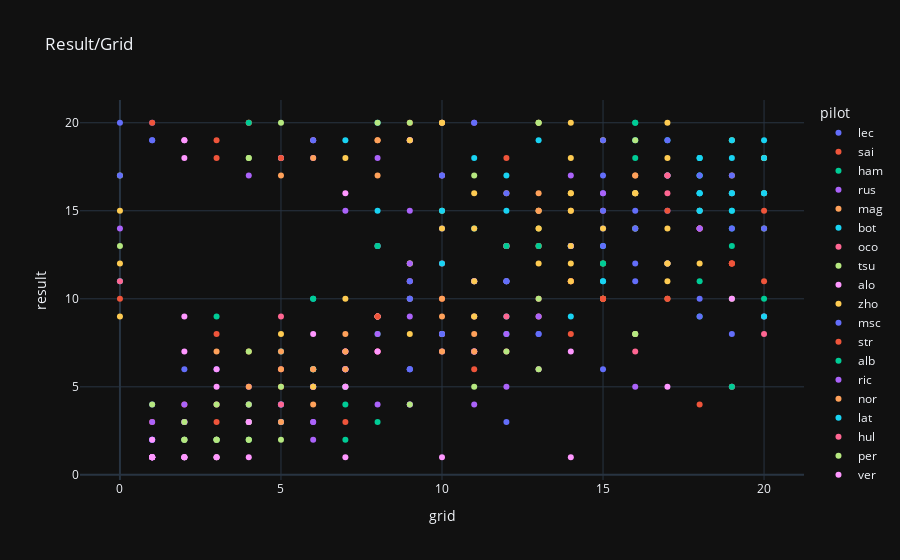

Notebook code for this chart:
### Markdown cell above
### Scattered Points
A graph with grid position on the x axis, and the result in the y axis. It allows me to predict if the order of the grid is kept

### Code cell
px.scatter(data_all, x="grid", y="result", color="pilot", title="Result/Grid", template="plotly_dark")

### Figure 1 — Plotly figure (JSON) as saved in the notebook; plotly's stock layout.template omitted (floating-point values rounded to 4 significant figures)
{"data": [{"hovertemplate": "pilot=lec<br>grid=%{x}<br>result=%{y}<extra></extra>", "legendgroup": "lec", "marker": {"color": "#636efa", "symbol": "circle"}, "mode": "markers", "name": "lec", "orientation": "v", "showlegend": true, "type": "scatter", "x": [1, 1, 2, 1, 2, 1, 1, 1, 1, 19, 3, 2, 1, 3, 15, 2, 1, 1, 2, 12, 7, 5, 3], "xaxis": "x", "y": [1, 1, 2, 1, 6, 2, 20, 4, 19, 5, 4, 1, 19, 6, 6, 3, 2, 2, 3, 3, 6, 4, 2], "yaxis": "y"}, {"hovertemplate": "pilot=sai<br>grid=%{x}<br>result=%{y}<extra></extra>", "legendgroup": "sai", "marker": {"color": "#EF553B", "symbol": "circle"}, "mode": "markers", "name": "sai", "orientation": "v", "showlegend": true, "type": "scatter", "x": [3, 3, 3, 9, 4, 2, 3, 2, 4, 3, 1, 3, 19, 2, 1, 3, 18, 4, 3, 1, 5, 7, 4], "xaxis": "x", "y": [2, 2, 3, 20, 20, 3, 4, 2, 20, 2, 1, 18, 5, 4, 3, 8, 4, 3, 19, 20, 5, 3, 4], "yaxis": "y"}, {"hovertemplate": "pilot=ham<br>grid=%{x}<br>result=%{y}<extra></extra>", "legendgroup": "ham", "marker": {"color": "#00cc96", "symbol": "circle"}, "mode": "markers", "name": "ham", "orientation": "v", "showlegend": true, "type": "scatter", "x": [5, 5, 15, 5, 14, 6, 6, 8, 7, 4, 5, 8, 4, 7, 4, 4, 19, 3, 6, 3, 3, 2, 5], "xaxis": "x", "y": [3, 3, 10, 4, 13, 6, 5, 8, 4, 3, 3, 3, 2, 2, 20, 4, 5, 9, 5, 2, 2, 2, 18], "yaxis": "y"}, {"hovertemplate": "pilot=rus<br>grid=%{x}<br>result=%{y}<extra></extra>", "legendgroup": "rus", "marker": {"color": "#ab63fa", "symbol": "circle"}, "mode": "markers", "name": "rus", "orientation": "v", "showlegend": true, "type": "scatter", "x": [9, 9, 6, 6, 11, 12, 4, 6, 5, 8, 8, 4, 6, 1, 5, 6, 2, 0, 8, 4, 2, 1, 6], "xaxis": "x", "y": [4, 4, 5, 3, 4, 5, 3, 5, 3, 4, 18, 4, 3, 3, 4, 2, 3, 14, 8, 5, 4, 1, 5], "yaxis": "y"}, {"hovertemplate": "pilot=mag<br>grid=%{x}<br>result=%{y}<extra></extra>", "legendgroup": "mag", "marker": {"color": "#FFA15A", "symbol": "circle"}, "mode": "markers", "name": "mag", "orientation": "v", "showlegend": true, "type": "scatter", "x": [7, 7, 10, 16, 8, 16, 8, 13, 16, 5, 17, 7, 20, 13, 12, 18, 16, 9, 18, 13, 19, 8, 16], "xaxis": "x", "y": [5, 5, 9, 14, 9, 16, 17, 20, 17, 17, 10, 8, 18, 16, 16, 15, 16, 12, 14, 9, 17, 19, 17], "yaxis": "y"}, {"hovertemplate": "pilot=bot<br>grid=%{x}<br>result=%{y}<extra></extra>", "legendgroup": "bot", "marker": {"color": "#19d3f3", "symbol": "circle"}, "mode": "markers", "name": "bot", "orientation": "v", "showlegend": true, "type": "scatter", "x": [6, 6, 8, 12, 7, 5, 7, 12, 15, 11, 12, 0, 11, 8, 13, 16, 15, 15, 12, 7, 6, 14, 18], "xaxis": "x", "y": [6, 6, 15, 8, 5, 7, 6, 9, 11, 7, 17, 11, 14, 20, 19, 19, 13, 11, 15, 19, 10, 9, 15], "yaxis": "y"}, {"hovertemplate": "pilot=oco<br>grid=%{x}<br>result=%{y}<extra></extra>", "legendgroup": "oco", "marker": {"color": "#FF6692", "symbol": "circle"}, "mode": "markers", "name": "oco", "orientation": "v", "showlegend": true, "type": "scatter", "x": [11, 11, 5, 8, 16, 20, 12, 10, 13, 7, 15, 6, 10, 5, 16, 12, 14, 17, 5, 0, 10, 16, 8], "xaxis": "x", "y": [7, 7, 6, 7, 14, 8, 7, 12, 10, 6, 15, 5, 8, 9, 7, 9, 11, 16, 4, 11, 8, 8, 7], "yaxis": "y"}, {"hovertemplate": "pilot=tsu<br>grid=%{x}<br>result=%{y}<extra></extra>", "legendgroup": "tsu", "marker": {"color": "#B6E880", "symbol": "circle"}, "mode": "markers", "name": "tsu", "orientation": "v", "showlegend": true, "type": "scatter", "x": [16, 16, 19, 13, 12, 9, 13, 11, 8, 20, 13, 16, 8, 16, 0, 9, 20, 10, 13, 19, 13, 0, 11], "xaxis": "x", "y": [8, 8, 19, 15, 7, 12, 10, 17, 13, 18, 14, 16, 20, 19, 13, 20, 14, 15, 13, 10, 20, 17, 11], "yaxis": "y"}, {"hovertemplate": "pilot=alo<br>grid=%{x}<br>result=%{y}<extra></extra>", "legendgroup": "alo", "marker": {"color": "#FF97FF", "symbol": "circle"}, "mode": "markers", "name": "alo", "orientation": "v", "showlegend": true, "type": "scatter", "x": [8, 8, 7, 10, 9, 11, 20, 7, 10, 2, 7, 19, 7, 6, 3, 13, 6, 5, 7, 14, 9, 17, 10], "xaxis": "x", "y": [9, 9, 16, 17, 19, 11, 9, 7, 7, 9, 5, 10, 6, 8, 5, 6, 19, 18, 7, 7, 19, 5, 20], "yaxis": "y"}, {"hovertemplate": "pilot=zho<br>grid=%{x}<br>result=%{y}<extra></extra>", "legendgroup": "zho", "marker": {"color": "#FECB52", "symbol": "circle"}, "mode": "markers", "name": "zho", "orientation": "v", "showlegend": true, "type": "scatter", "x": [15, 15, 12, 14, 0, 17, 15, 20, 14, 10, 9, 13, 16, 12, 18, 14, 9, 14, 14, 18, 12, 13, 15], "xaxis": "x", "y": [10, 10, 11, 11, 15, 20, 19, 16, 18, 8, 19, 14, 16, 13, 14, 16, 10, 20, 16, 12, 13, 12, 12], "yaxis": "y"}, {"hovertemplate": "pilot=msc<br>grid=%{x}<br>result=%{y}<extra></extra>", "legendgroup": "msc", "marker": {"color": "#636efa", "symbol": "circle"}, "mode": "markers", "name": "msc", "orientation": "v", "showlegend": true, "type": "scatter", "x": [12, 12, 0, 15, 10, 15, 10, 15, 20, 6, 19, 9, 17, 15, 19, 8, 17, 12, 15, 16, 15, 12, 12], "xaxis": "x", "y": [11, 11, 20, 13, 17, 15, 14, 19, 14, 19, 8, 6, 15, 14, 17, 13, 12, 13, 17, 15, 16, 13, 16], "yaxis": "y"}, {"hovertemplate": "pilot=str<br>grid=%{x}<br>result=%{y}<extra></extra>", "legendgroup": "str", "marker": {"color": "#EF553B", "symbol": "circle"}, "mode": "markers", "name": "str", "orientation": "v", "showlegend": true, "type": "scatter", "x": [19, 19, 13, 19, 15, 0, 17, 18, 19, 17, 20, 12, 15, 14, 9, 10, 12, 11, 19, 5, 20, 15, 14], "xaxis": "x", "y": [12, 12, 13, 12, 10, 10, 15, 14, 16, 10, 11, 13, 10, 11, 11, 10, 18, 6, 12, 18, 15, 10, 8], "yaxis": "y"}, {"hovertemplate": "pilot=alb<br>grid=%{x}<br>result=%{y}<extra></extra>", "legendgroup": "alb", "marker": {"color": "#00cc96", "symbol": "circle"}, "mode": "markers", "name": "alb", "orientation": "v", "showlegend": true, "type": "scatter", "x": [14, 14, 16, 20, 18, 18, 18, 16, 17, 12, 16, 15, 13, 17, 6, 15, 18, 16, 8, 17, 19, 19], "xaxis": "x", "y": [13, 13, 14, 10, 11, 9, 18, 18, 12, 13, 20, 12, 13, 17, 10, 12, 17, 20, 13, 12, 15, 13], "yaxis": "y"}, {"hovertemplate": "pilot=ric<br>grid=%{x}<br>result=%{y}<extra></extra>", "legendgroup": "ric", "marker": {"color": "#ab63fa", "symbol": "circle"}, "mode": "markers", "name": "ric", "orientation": "v", "showlegend": true, "type": "scatter", "x": [18, 18, 14, 7, 6, 14, 9, 14, 12, 9, 14, 11, 9, 9, 7, 17, 4, 16, 11, 15, 11, 11, 13], "xaxis": "x", "y": [14, 14, 17, 6, 18, 13, 12, 13, 8, 11, 13, 9, 9, 15, 15, 17, 17, 5, 11, 16, 7, 20, 9], "yaxis": "y"}, {"hovertemplate": "pilot=nor<br>grid=%{x}<br>result=%{y}<extra></extra>", "legendgroup": "nor", "marker": {"color": "#FFA15A", "symbol": "circle"}, "mode": "markers", "name": "nor", "orientation": "v", "showlegend": true, "type": "scatter", "x": [13, 13, 11, 4, 5, 8, 11, 5, 11, 14, 6, 10, 5, 4, 17, 7, 3, 6, 10, 6, 8, 6, 7], "xaxis": "x", "y": [15, 15, 7, 5, 3, 19, 8, 6, 9, 15, 6, 7, 7, 7, 12, 7, 7, 4, 10, 6, 9, 18, 6], "yaxis": "y"}, {"hovertemplate": "pilot=lat<br>grid=%{x}<br>result=%{y}<extra></extra>", "legendgroup": "lat", "marker": {"color": "#19d3f3", "symbol": "circle"}, "mode": "markers", "name": "lat", "orientation": "v", "showlegend": true, "type": "scatter", "x": [20, 20, 18, 18, 19, 19, 19, 19, 18, 18, 10, 17, 18, 19, 11, 20, 10, 19, 20, 17, 18, 18, 20], "xaxis": "x", "y": [16, 16, 18, 16, 16, 14, 16, 15, 15, 16, 12, 19, 17, 18, 18, 18, 15, 19, 9, 17, 18, 16, 19], "yaxis": "y"}, {"hovertemplate": "pilot=hul<br>grid=%{x}<br>result=%{y}<extra></extra>", "legendgroup": "hul", "marker": {"color": "#FF6692", "symbol": "circle"}, "mode": "markers", "name": "hul", "orientation": "v", "showlegend": true, "type": "scatter", "x": [17, 17, 17], "xaxis": "x", "y": [17, 17, 12], "yaxis": "y"}, {"hovertemplate": "pilot=per<br>grid=%{x}<br>result=%{y}<extra></extra>", "legendgroup": "per", "marker": {"color": "#B6E880", "symbol": "circle"}, "mode": "markers", "name": "per", "orientation": "v", "showlegend": true, "type": "scatter", "x": [4, 4, 1, 3, 3, 4, 5, 3, 2, 13, 4, 5, 3, 11, 2, 5, 13, 2, 4, 9, 4, 4, 2], "xaxis": "x", "y": [18, 18, 4, 2, 2, 4, 2, 1, 2, 20, 2, 20, 4, 5, 2, 5, 6, 1, 2, 4, 3, 7, 3], "yaxis": "y"}, {"hovertemplate": "pilot=ver<br>grid=%{x}<br>result=%{y}<extra></extra>", "legendgroup": "ver", "marker": {"color": "#FF97FF", "symbol": "circle"}, "mode": "markers", "name": "ver", "orientation": "v", "showlegend": true, "type": "scatter", "x": [2, 2, 4, 2, 1, 3, 2, 4, 3, 1, 2, 1, 2, 10, 14, 1, 7, 8, 1, 2, 1, 3, 1], "xaxis": "x", "y": [19, 19, 1, 18, 1, 1, 1, 3, 1, 1, 7, 2, 1, 1, 1, 1, 1, 7, 1, 1, 1, 6, 1], "yaxis": "y"}, {"hovertemplate": "pilot=gas<br>grid=%{x}<br>result=%{y}<extra></extra>", "legendgroup": "gas", "marker": {"color": "#FECB52", "symbol": "circle"}, "mode": "markers", "name": "gas", "orientation": "v", "showlegend": true, "type": "scatter", "x": [10, 10, 9, 11, 17, 7, 14, 17, 6, 15, 11, 14, 14, 0, 0, 11, 5, 7, 17, 11, 14, 10, 17], "xaxis": "x", "y": [20, 20, 8, 9, 12, 18, 13, 11, 5, 14, 16, 15, 12, 12, 9, 11, 8, 10, 18, 14, 11, 14, 14], "yaxis": "y"}, {"hovertemplate": "pilot=vet<br>grid=%{x}<br>result=%{y}<extra></extra>", "legendgroup": "vet", "marker": {"color": "#636efa", "symbol": "circle"}, "mode": "markers", "name": "vet", "orientation": "v", "showlegend": true, "type": "scatter", "x": [17, 13, 0, 16, 9, 9, 16, 18, 18, 12, 18, 10, 19, 11, 13, 9, 10, 16, 9, 9], "xaxis": "x", "y": [19, 8, 17, 11, 10, 6, 12, 9, 17, 11, 10, 8, 14, 20, 8, 6, 8, 14, 11, 10], "yaxis": "y"}, {"hovertemplate": "pilot=dev<br>grid=%{x}<br>result=%{y}<extra></extra>", "legendgroup": "dev", "marker": {"color": "#EF553B", "symbol": "circle"}, "mode": "markers", "name": "dev", "orientation": "v", "showlegend": true, "type": "scatter", "x": [8], "xaxis": "x", "y": [9], "yaxis": "y"}], "layout": {"legend": {"title": {"text": "pilot"}, "tracegroupgap": 0}, "title": {"text": "Result/Grid"}, "xaxis": {"anchor": "y", "domain": [0, 1], "title": {"text": "grid"}}, "yaxis": {"anchor": "x", "domain": [0, 1], "title": {"text": "result"}}}}
